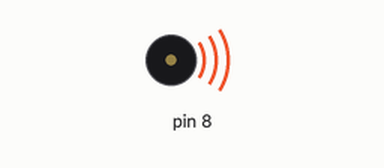
A sketch run on a simulated Arduino Uno, built with avr-gcc and run on an emulated ATmega328P. On the bench: buzzer (waves = sounding).

Above: at 0.1 s.
At 0.5 s:
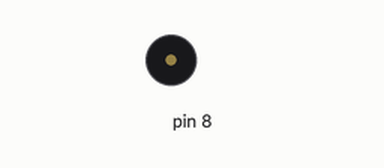
Timing chart, 0 to 2.0 s (numbered marks = the images above):
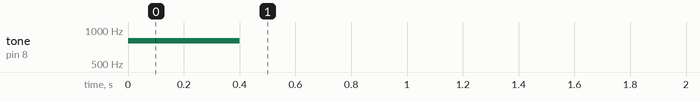

The sketch:

1.ino
```cpp
void setup()
{
    pinMode(8, OUTPUT);
     tone(8,800);
     delay(400);
     noTone(8);
}
void loop()
{

}
```
